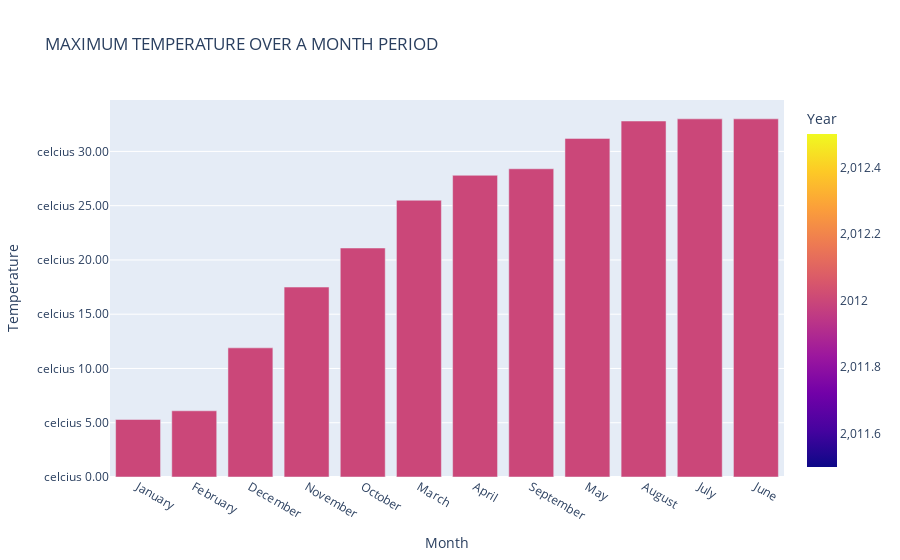

The cell this chart's notebook holds for it:
### Code cell
fig = px.bar(
   temperature_trend_over_time,
    x= 'Month',
    y= 'Temp_C',
    color ='Year',
    hover_name='Year',
    title=' MAXIMUM TEMPERATURE OVER A MONTH PERIOD',
    labels={'Temp_C':'Temperature'}
)
fig.update_layout(showlegend=True,yaxis_tickprefix='celcius ',yaxis_tickformat=',.2f')
fig.show()

### Figure 1 — Plotly figure (JSON) as saved in the notebook; plotly's stock layout.template omitted (floating-point values rounded to 4 significant figures)
{"data": [{"alignmentgroup": "True", "hovertemplate": "<b>%{hovertext}</b><br><br>Month=%{x}<br>Temperature=%{y}<br>Year=%{marker.color}<extra></extra>", "hovertext": [2012, 2012, 2012, 2012, 2012, 2012, 2012, 2012, 2012, 2012, 2012, 2012], "legendgroup": "", "marker": {"color": [2012, 2012, 2012, 2012, 2012, 2012, 2012, 2012, 2012, 2012, 2012, 2012], "coloraxis": "coloraxis", "pattern": {"shape": ""}}, "name": "", "offsetgroup": "", "orientation": "v", "showlegend": false, "textposition": "auto", "type": "bar", "x": ["January", "February", "December", "November", "October", "March", "April", "September", "May", "August", "July", "June"], "xaxis": "x", "y": [5.3, 6.1, 11.9, 17.5, 21.1, 25.5, 27.8, 28.4, 31.2, 32.8, 33, 33], "yaxis": "y"}], "layout": {"barmode": "relative", "coloraxis": {"colorbar": {"title": {"text": "Year"}}, "colorscale": [[0, "#0d0887"], [0.1111, "#46039f"], [0.2222, "#7201a8"], [0.3333, "#9c179e"], [0.4444, "#bd3786"], [0.5556, "#d8576b"], [0.6667, "#ed7953"], [0.7778, "#fb9f3a"], [0.8889, "#fdca26"], [1, "#f0f921"]]}, "legend": {"tracegroupgap": 0}, "showlegend": true, "title": {"text": " MAXIMUM TEMPERATURE OVER A MONTH PERIOD"}, "xaxis": {"anchor": "y", "domain": [0, 1], "title": {"text": "Month"}}, "yaxis": {"anchor": "x", "domain": [0, 1], "tickformat": ",.2f", "tickprefix": "celcius ", "title": {"text": "Temperature"}}}}
